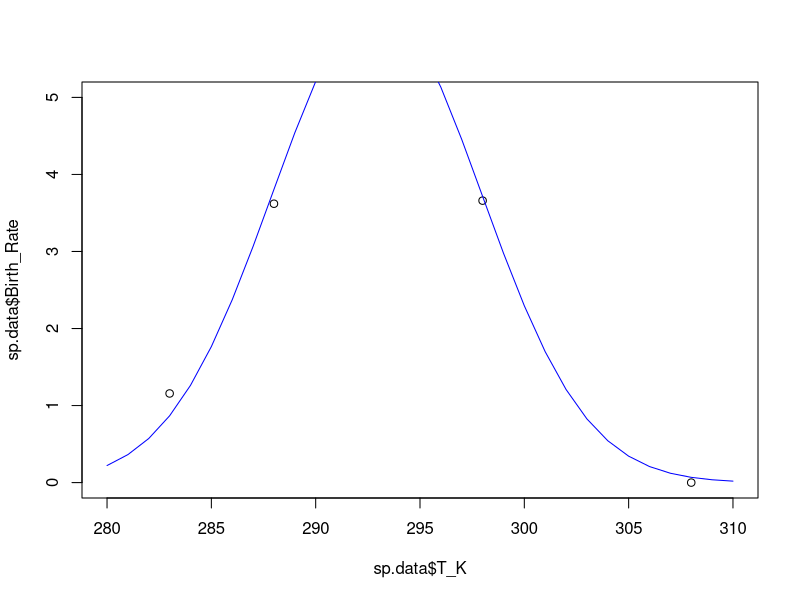
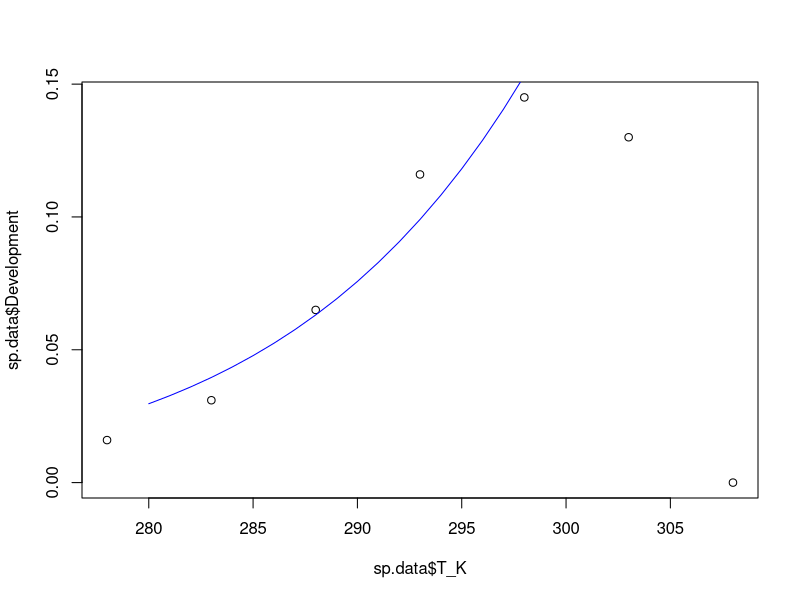
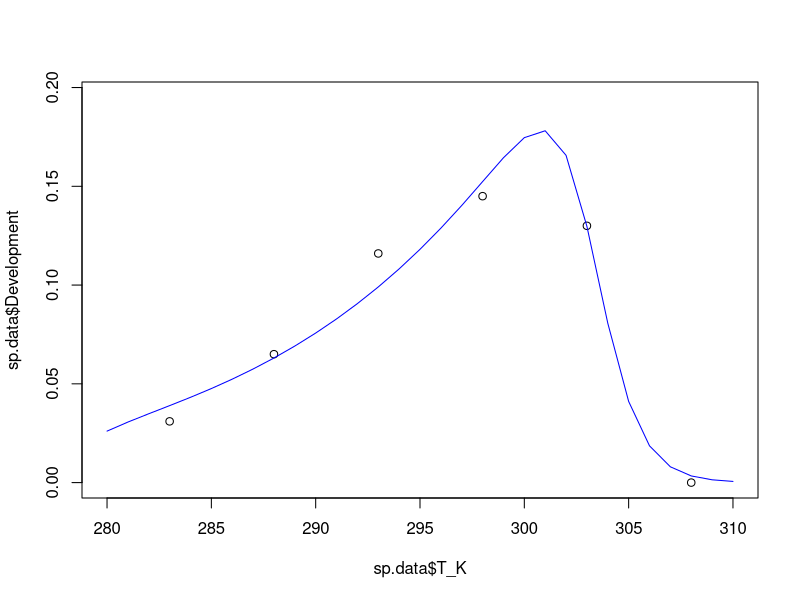

These charts were generated, in order, by the following R code: (Note: this script raises an error after producing the figures.)
###################################################################
#### This R script fits functions to temperature response data ####
###################################################################


# Load packages and set working directory
library(tidyr)
library(ggplot2)
library(dplyr)
library(tidyverse)
setwd(dirname(rstudioapi::getActiveDocumentContext()$path))

# Read data
data <- as.data.frame(read_csv("Temperature response data.csv"))

# USER: enter species name (used in temperature response data.csv)
name <- "Hyadaphis pseudobrassicae"

# Assign species
sp.data <- data[data$Species == name,]
  
  
# Remove columns that do not contain temperature data
sp.data <- sp.data[-c(1:8,12,14,16,18,20,21,23,24,26,27,29,31,32,34,36,37,38)]

# Set some option for nls and plots
Tmin <- 280
Tmax <- 310
TR <- 293



####################################### FECUNDITY ###########################################
# NLS
fec <- nls(Birth_Rate ~ bTopt*exp(-((T_K-Toptb)^2)/(2*sb^2)), data=sp.data,
           start=list(bTopt=5, Toptb=TR, sb=3))
summary(fec)
# Plot model fits
plot(sp.data$T_K, sp.data$Birth_Rate, xlim = c(Tmin,Tmax), ylim = c(0,5)) #max(sp.data$Birth_Rate)))
points(seq(Tmin,Tmax,1),coef(fec)[1]*exp(-((seq(Tmin,Tmax,1)-coef(fec)[2])^2)/(2*coef(fec)[3]^2)), type="l", col="blue")


###################################### DEVELOPMENT ##########################################
# estimate xTR and A
# NOTE: removed data beyond max development
dev.mon <- nls(Development ~ xTR*T_K/TR*exp(A*(1/TR-1/T_K)), data=sp.data[-c((nrow(sp.data)-1):nrow(sp.data)),],
               start=list(xTR=0.1, A=1000))
summary(dev.mon)
# Plot model fits
plot(sp.data$T_K, sp.data$Development)
points(seq(Tmin,Tmax,1), coef(dev.mon)[1]*(seq(Tmin,Tmax,1)/TR)*exp(coef(dev.mon)[2]*(1/TR-1/seq(Tmin,Tmax,1))), type="l", col="blue")

# estimate AL and AH separately from TL and TH if needed
xTR <- coef(dev.mon)[1]
A <- coef(dev.mon)[2]
kTL <- 283
kTH <- 303
dev.A <- nls(Development ~ xTR*(T_K/TR)*exp(A*(1/TR-1/T_K))/(1+exp(AL*(1/kTL-1/T_K))+exp(AH*(1/kTH-1/T_K))),
              data=sp.data, start=list(AL=-50000, AH=100000))
summary(dev.A)
AL <- coef(dev.A)[1]
AH <- coef(dev.A)[2]
dev.T <- nls(Development ~ xTR*(T_K/TR)*exp(A*(1/TR-1/T_K))/(1+exp(AL*(1/TL-1/T_K))+exp(AH*(1/TH-1/T_K))),
             data=sp.data, start=list(TL=kTL, TH=kTH))
summary(dev.T)
# Plot model fits
plot(sp.data$T_K, sp.data$Development, xlim=c(Tmin,Tmax), ylim=c(0,max(sp.data$Development)+0.05))
points(seq(Tmin,Tmax,1), xTR*(seq(Tmin,Tmax,1)/TR)*exp(A*(1/TR-1/seq(Tmin,Tmax,1)))/
         (1+(exp(AL*(1/coef(dev.T)[1]-1/seq(Tmin,Tmax,1)))+exp(AH*(1/coef(dev.T)[2]-1/seq(Tmin,Tmax,1))))), type="l", col="blue")


# estimate all parameters without TL and AL
dev.A <- nls(Development ~ xTR*(T_K/TR)*exp(A*(1/TR-1/T_K))/(1+exp(AH*(1/TH-1/T_K))),
             data=sp.data, start=list(xTR=0.1, A=1000, AH=50000, TH=300))
summary(dev.A)
xTR <- coef(dev.A)[1]
A <- coef(dev.A)[2]
AH <- coef(dev.A)[3]
TH <- coef(dev.A)[4]
# Plot model fits
plot(sp.data$T_K, sp.data$Development, xlim=c(Tmin,Tmax), ylim=c(0,max(sp.data$Development)+0.05))
points(seq(Tmin,Tmax,1), xTR*(seq(Tmin,Tmax,1)/TR)*exp(A*(1/TR-1/seq(Tmin,Tmax,1)))/
         (1+exp(AH*(1/TH-1/seq(Tmin,Tmax,1)))), type="l", col="blue")


# estimate TH and AH separately from TL and AL (or without) if needed
kAL <- -5000
dev.H <- nls(Development ~ xTR*(T_K/TR)*exp(A*(1/TR-1/T_K))/(1+exp(kAL*(1/kTL-1/T_K))+exp(AH*(1/TH-1/T_K))),
             data=sp.data, start=list(TH=kTH, AH=100000))
summary(dev.H)
kTH <- coef(dev.H)[1]
kAH <- coef(dev.H)[2]
dev.AL <- nls(Development ~ xTR*(T_K/TR)*exp(A*(1/TR-1/T_K))/(1+exp(AL*(1/kTL-1/T_K))+exp(kAH*(1/kTH-1/T_K))),
             data=sp.data, start=list(AL=-10000))
summary(dev.AL)
dev.TL <- nls(Development ~ xTR*(T_K/TR)*exp(A*(1/TR-1/T_K))/(1+exp(coef(dev.AL)[1]*(1/TL-1/T_K))+exp(coef(dev.H)[2]*(1/coef(dev.H)[1]-1/T_K))),
             data=sp.data, start=list(TL=kTL))
summary(dev.TL)
# Plot model fits
plot(sp.data$T_K, sp.data$Development)
points(seq(Tmin,Tmax,1), xTR*(seq(Tmin,Tmax,1)/TR)*exp(A*(1/TR-1/seq(Tmin,Tmax,1)))/
         (1+(exp(coef(dev.AL)[1]*(1/coef(dev.TL)[1]-1/seq(Tmin,Tmax,1)))+exp(coef(dev.H)[2]*(1/coef(dev.H)[1]-1/seq(Tmin,Tmax,1))))), type="l", col="blue")


# Minimum developmental temperature
# NOTE: removed data beyond max development
dev.min <- nls(Development ~ m*T_K+b, data=sp.data[-c((nrow(sp.data)-1):nrow(sp.data)),],
               start=list(m=0.01, b=0))
summary(dev.min)
# Plot model fits
plot(sp.data$T_K, sp.data$Development, xlim=c(280,Tmax))
points(seq(280,Tmax,1), coef(dev.min)[1]*seq(280,Tmax,1)+coef(dev.min)[2], type="l", col="blue")

# Calculate Tmin
Tmin <- (-coef(dev.min)[2]/coef(dev.min)[1])[[1]]
Tmin



######################################## MORTALITY ##########################################
# NLS for juvenile mortality
mort.J <- nls(Juv_Mortality ~ xTR*exp(A*(1/TR-1/T_K)), data=sp.data,
              start=list(xTR=0.01, A=10000))
summary(mort.J)
# Plot model fits
plot(sp.data$T_K, sp.data$Juv_Mortality, ylim=c(0,0.3))
points(seq(Tmin,Tmax,1), coef(mort.J)[1]*exp(coef(mort.J)[2]*(1/TR-1/seq(Tmin,Tmax,1))), type="l", col="blue")


# NLS for adult mortality
mort.A <- nls(Adult_Mortality ~ xTR*exp(A*(1/TR-1/T_K)), data=sp.data,
              start=list(xTR=0.01, A=10000))
summary(mort.A)
# Plot model fits
plot(sp.data$T_K, sp.data$Adult_Mortality, ylim=c(0,1))
points(seq(Tmin,Tmax,1), coef(mort.A)[1]*exp(coef(mort.A)[2]*(1/TR-1/seq(Tmin,Tmax,1))), type="l", col="blue")



################################## r (INTRINSIC GROWTH RATE) ################################
# estimate all parameters
r <- nls(r ~ ifelse(T_K <= Topt, rMax*exp(-1*((T_K-Topt)/(2*sr))^2),
                    rMax*(1 - ((T_K-Topt)/(Topt-Tmax))^2)),
                    data=sp.data, start=list(sr=5, Topt=295, Tmax=300, rMax=0.3))
summary(r)
# Plot model fits
plot(sp.data$T_K, sp.data$r, xlim = c(Tmin,Tmax+5), ylim = c(-0.2,0.4)) #max(sp.data$r)+0.05))
points(seq(Tmin,Tmax+5,1), ifelse(seq(Tmin,Tmax+5,1) <= coef(r)[2], coef(r)[4]*exp(-1*((seq(Tmin,Tmax+5,1)-coef(r)[2])/(2*coef(r)[1]))^2),
                                coef(r)[4]*(1 - ((seq(Tmin,Tmax+5,1)-coef(r)[2])/(coef(r)[2]-coef(r)[3]))^2)), type="l", col="blue")


# set Topt and rMax (NOTE: Topt cannot equal Tmax in nls)
Topt <- sp.data[nrow(sp.data)-2,"T_K"]
rMax <- sp.data[sp.data$T_K==Topt,"r"]
# estimate all other parameters
r <- nls(r ~ ifelse(T_K <= Topt, rMax*exp(-1*((T_K-Topt)/(2*sr))^2),
                    rMax*(1 - ((T_K-Topt)/(Topt-Tmax))^2)),
         data=sp.data, start=list(sr=3, Tmax=305))
summary(r)
# Plot model fits
plot(sp.data$T_K, sp.data$r, xlim=c(Tmin,Tmax), ylim=c(0,rMax))
points(seq(Tmin,Tmax+5,1), ifelse(seq(Tmin,Tmax+5,1) <= Topt, rMax*exp(-1*((seq(Tmin,Tmax+5,1)-Topt)/(2*coef(r)[1]))^2),
                                rMax*(1 - ((seq(Tmin,Tmax+5,1)-Topt)/(Topt-coef(r)[2]))^2)), type="l", col="blue")
rMax
Topt
coef(r)[2]
coef(r)[1]






##################################### EGG DEVELOPMENT ########################################
# estimate xTR and A
# NOTE: removed data beyond max development
dev.mon <- nls(Egg_Dev ~ xTR*T_K/TR*exp(A*(1/TR-1/T_K)), data=sp.data[-c((nrow(sp.data)-0):nrow(sp.data)),],
               start=list(xTR=0.1, A=1000))
summary(dev.mon)
# Plot model fits
plot(sp.data$T_K, sp.data$Egg_Dev)
points(seq(Tmin,Tmax,1), coef(dev.mon)[1]*(seq(Tmin,Tmax,1)/TR)*exp(coef(dev.mon)[2]*(1/TR-1/seq(Tmin,Tmax,1))), type="l", col="blue")

# estimate AL and AH separately from TL and TH if needed
kTL <- 297
kTH <- 311
dev.A <- nls(Egg_Dev ~ coef(dev.mon)[1]*(T_K/TR)*exp(coef(dev.mon)[2]*(1/TR-1/T_K))/(1+exp(AL*(1/kTL-1/T_K))+exp(AH*(1/kTH-1/T_K))),
             data=sp.data, start=list(AL=-50000, AH=50000))
summary(dev.A)
dev.T <- nls(Egg_Dev ~ coef(dev.mon)[1]*(T_K/TR)*exp(coef(dev.mon)[2]*(1/TR-1/T_K))/(1+exp(coef(dev.A)[1]*(1/TL-1/T_K))+exp(coef(dev.A)[2]*(1/TH-1/T_K))),
             data=sp.data, start=list(TL=kTL, TH=kTH))
summary(dev.T)
# Plot model fits
plot(sp.data$T_K, sp.data$Egg_Dev, xlim=c(Tmin,Tmax), ylim=c(0,0.4))
points(seq(Tmin,Tmax,1), coef(dev.mon)[1]*(seq(Tmin,Tmax,1)/TR)*exp(coef(dev.mon)[2]*(1/TR-1/seq(Tmin,Tmax,1)))/
         (1+(exp(coef(dev.A)[1]*(1/coef(dev.T)[1]-1/seq(Tmin,Tmax,1)))+exp(coef(dev.A)[2]*(1/coef(dev.T)[2]-1/seq(Tmin,Tmax,1))))), type="l", col="blue")

# estimate TH and AH separately from TL and AL if needed
kAL <- -100000
dev.H <- nls(Egg_Dev ~ coef(dev.mon)[1]*(T_K/TR)*exp(coef(dev.mon)[2]*(1/TR-1/T_K))/(1+exp(kAL*(1/kTL-1/T_K))+exp(AH*(1/TH-1/T_K))),
             data=sp.data, start=list(TH=kTH, AH=50000))
summary(dev.H)
dev.AL <- nls(Egg_Dev ~ coef(dev.mon)[1]*(T_K/TR)*exp(coef(dev.mon)[2]*(1/TR-1/T_K))/(1+exp(AL*(1/kTL-1/T_K))+exp(coef(dev.H)[2]*(1/coef(dev.H)[1]-1/T_K))),
              data=sp.data, start=list(AL=-100000))
summary(dev.AL)
dev.TL <- nls(Egg_Dev ~ coef(dev.mon)[1]*(T_K/TR)*exp(coef(dev.mon)[2]*(1/TR-1/T_K))/(1+exp(coef(dev.AL)[1]*(1/TL-1/T_K))+exp(coef(dev.H)[2]*(1/coef(dev.H)[1]-1/T_K))),
              data=sp.data, start=list(TL=kTL))
summary(dev.TL)
# Plot model fits
plot(sp.data$T_K, sp.data$Egg_Dev)
points(seq(Tmin,Tmax,1), coef(dev.mon)[1]*(seq(Tmin,Tmax,1)/TR)*exp(coef(dev.mon)[2]*(1/TR-1/seq(Tmin,Tmax,1)))/
         (1+(exp(coef(dev.AL)[1]*(1/coef(dev.TL)[1]-1/seq(Tmin,Tmax,1)))+exp(coef(dev.H)[2]*(1/coef(dev.H)[1]-1/seq(Tmin,Tmax,1))))), type="l", col="blue")



###################################### DEVELOPMENT ##########################################
# Monotonic response
# dev.mon <- nls(Development ~ xTR*T_K/TR*exp(A*(1/TR-1/T_K)), data=sp.data,
#                start=list(xTR=0.01, A=5000))
# summary(dev.mon)
# Plot model fits
# plot(sp.data$T_K, sp.data$Development)
# points(seq(Tmin,Tmax,1), coef(dev.mon)[1]*(seq(Tmin,Tmax,1)/TR)*exp(coef(dev.mon)[2]*(1/TR-1/seq(Tmin,Tmax,1))), type="l", col="blue")


# Sharpe-Schoolfield response
# estimate all parameters
# dev <- nls(Development ~ xTR*(T_K/TR)*exp(A*(1/TR-1/T_K))/(1+exp(AL*(1/TL-1/T_K))+exp(AH*(1/TH-1/T_K))),
#               data=sp.data, start=list(xTR=0.03, A=7000, AL=-30000, AH=270000, TL=286, TH=306))
# summary(dev)
# Plot model fits
# plot(sp.data$T_K, sp.data$Development)
# points(seq(Tmin,Tmax,1), coef(dev)[1]*(seq(Tmin,Tmax,1)/TR)*exp(coef(dev)[2]*(1/TR-1/seq(Tmin,Tmax,1)))/
#          (1+(exp(coef(dev)[3]*(1/coef(dev)[5]-1/seq(Tmin,Tmax,1)))+exp(coef(dev)[4]*(1/coef(dev)[6]-1/seq(Tmin,Tmax,1))))), type="l", col="blue")


# estimate AL, AH, TL, and TH
# NOTE: if needed, set AH based on NLS below and run code iteratively until AL and AH do not appreciably change)
# dev.SS <- nls(Development ~ coef(dev.mon)[1]*(T_K/TR)*exp(coef(dev.mon)[2]*(1/TR-1/T_K))/(1+exp(AL*(1/TL-1/T_K))+exp(AH*(1/TH-1/T_K))),
#               data=sp.data, start=list(AL=-66000, AH=235000, TL=288, TH=309.6))
# summary(dev.SS)
# Plot model fits
# plot(sp.data$T_K, sp.data$Development)
# points(seq(Tmin,Tmax,1), coef(dev.mon)[1]*(seq(Tmin,Tmax,1)/TR)*exp(coef(dev.mon)[2]*(1/TR-1/seq(Tmin,Tmax,1)))/
#          (1+(exp(coef(dev.SS)[1]*(1/coef(dev.SS)[3]-1/seq(Tmin,Tmax,1)))+exp(coef(dev.SS)[2]*(1/coef(dev.SS)[4]-1/seq(Tmin,Tmax,1))))), type="l", col="blue")



########################### LACTIN MODEL OF DEVELOPMENT #############################
# estimate all parameters
#lactin <- nls(Development ~ exp(mTopt*T_K)-exp(mTopt*Tmax-(Tmax-T_K)/mDelta) + mTmin,
#              data=sp.data, start=list(mTopt=0.05, Tmax=305, mDelta=10, mTmin=0.01))
#summary(lactin)
# Plot model fits
#plot(sp.data$T_K, sp.data$Development)
#points(seq(Tmin,Tmax,1), coef(dev.mon)[1]*(seq(Tmin,Tmax,1)/TR)*exp(coef(dev.mon)[2]*(1/TR-1/seq(Tmin,Tmax,1)))/
#         (1+(exp(coef(dev.SS)[1]*(1/coef(dev.SS)[3]-1/seq(Tmin,Tmax,1)))+exp(coef(dev.SS)[2]*(1/coef(dev.SS)[4]-1/seq(Tmin,Tmax,1))))), type="l", col="blue")

# estimate mDelta and mTmin
#lactin.test <- nls(Development ~ exp(0.06*T_K)-exp(0.06*kTH-(kTH-T_K)/mDelta) + mTmin,
#              data=sp.data, start=list(mDelta=1, mTmin=0.01))
#summary(lactin.test)
# Plot model fits
#plot(sp.data$T_K, sp.data$Development)
#points(seq(Tmin,Tmax,1), exp(0.06*seq(Tmin,Tmax,1))-exp(0.06*305-(305-seq(Tmin,Tmax,1))/1) + 0.01, type="l", col="blue")



#################################### EGG MORTALITY ######################################
# Mortality estimated using fit at reference temperature
# NLS for egg mortality
mort.J <- nls(Egg_Mortality ~ xTR*exp(A*(1/TR-1/T_K)), data=sp.data,
              start=list(xTR=0.01, A=10000))
summary(mort.J)
# Plot model fits
plot(sp.data$T_K, sp.data$Egg_Mortality, ylim=c(0,0.2))
points(seq(Tmin,Tmax,1), coef(mort.J)[1]*exp(coef(mort.J)[2]*(1/TR-1/seq(Tmin,Tmax,1))), type="l", col="blue")



# Mortality estimated using data at reference temperature
dJTR <- sp.data[sp.data$T_K==TR,"Juv_Mortality"]
dATR <- sp.data[sp.data$T_K==TR,"Adult_Mortality"]

# NLS for juvenile mortality
mort.J <- nls(Juv_Mortality ~ dJTR*exp(A*(1/TR-1/T_K)), data=sp.data,
              start=list(A=10000))
summary(mort.J)
# Plot model fits
plot(sp.data$T_K, sp.data$Juv_Mortality) #, ylim=c(0,0.2))
points(seq(Tmin,Tmax,1), dJTR*exp(coef(mort.J)[1]*(1/TR-1/seq(Tmin,Tmax,1))), type="l", col="blue")


# NLS for adult mortality
mort.A <- nls(Adult_Mortality ~ dATR*exp(A*(1/TR-1/T_K)), data=sp.data,
              start=list(A=1000))
summary(mort.A)
# Plot model fits
plot(sp.data$T_K, sp.data$Adult_Mortality, ylim=c(0,1))
points(seq(Tmin,Tmax,1), dATR*exp(coef(mort.A)[1]*(1/TR-1/seq(Tmin,Tmax,1))), type="l", col="blue")



########################### R0 (NET REPRODUCTIVE RATE) ##############################
# NLS
fit.R0 <- nls(R0 ~ R0Topt*exp(-((T_K-ToptR0)^2)/(2*sR0^2)), data=sp.data,
              start=list(R0Topt=200, ToptR0=TR, sR0=10))
summary(fit.R0)
# Plot model fits
plot(sp.data$T_K, sp.data$R0)
points(seq(Tmin,Tmax,1),coef(fit.R0)[1]*exp(-((seq(Tmin,Tmax,1)-coef(fit.R0)[2])^2)/(2*coef(fit.R0)[3]^2)), type="l", col="blue")

# calculate R0Tmax: temperature at which R0 = 1
R0Tmax <- 0
deltaT <- (5*coef(fit.R0)[3]/1000)[[1]] # temperature range = 5 sigma away from Topt
for(i in 0:1000) {
  if(coef(fit.R0)[1]*exp(-(((coef(fit.R0)[2] + i*deltaT) - coef(fit.R0)[2])^2)/(2*coef(fit.R0)[3])^2) <= 1 & R0Tmax == 0)
  { R0Tmax <- (coef(fit.R0)[2] + i*deltaT)[[1]] }}
R0Tmax
